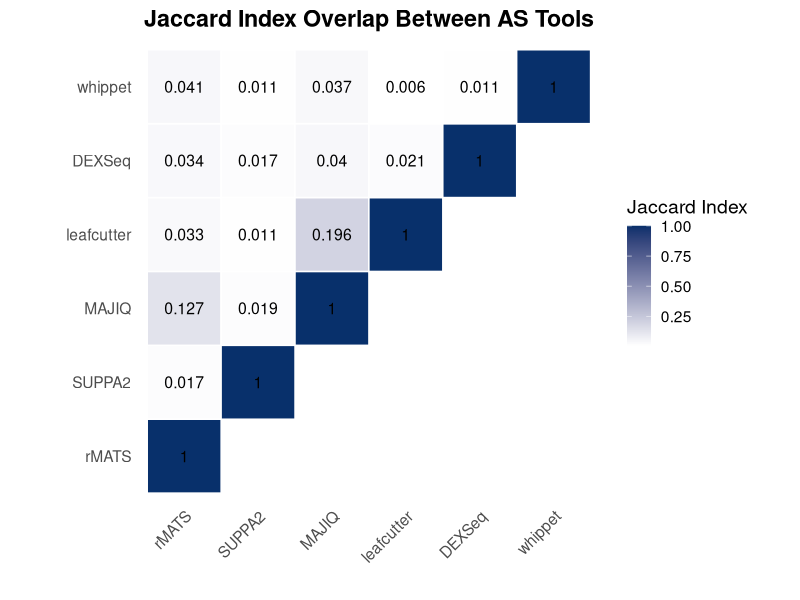
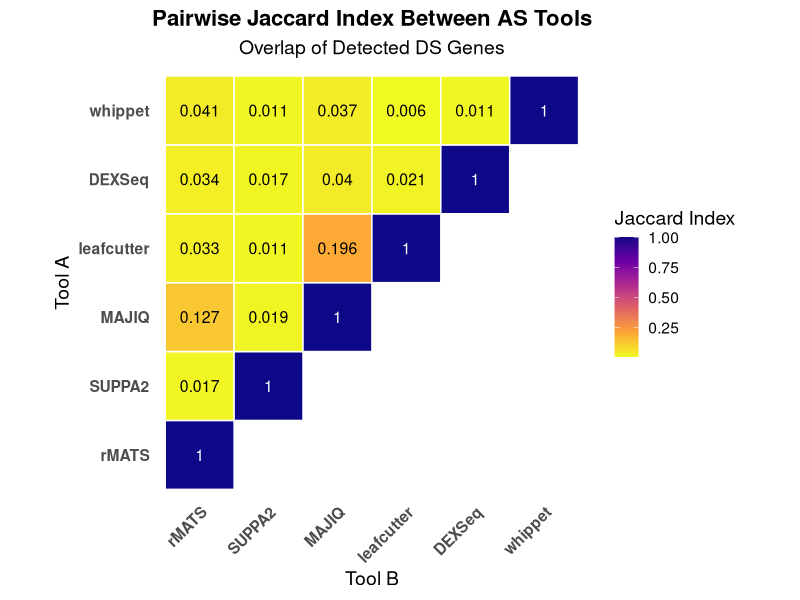
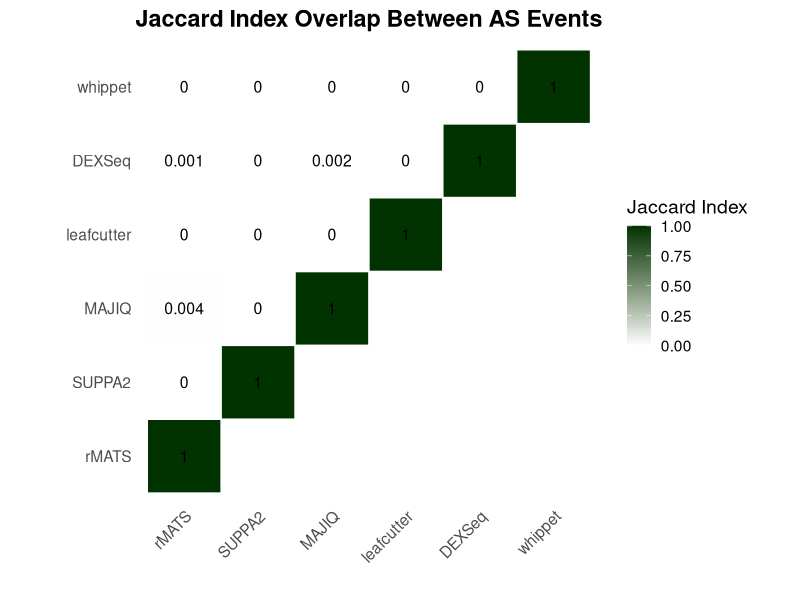
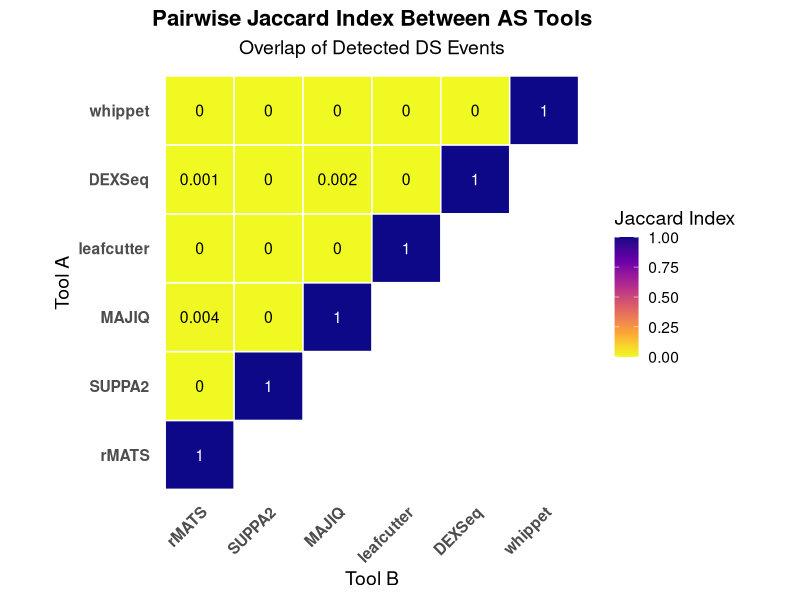

These charts were generated, in order, by the following R code:
# Create a symmetric matrix of Jaccard indices
#HD
jaccard_matrix <- matrix(c(
  1.00, 0.026023392, 0.122657361, 0.014097744, 0.022021116, 0.033758927,
  0.026023392, 1.00, 0.021507169, 0.011940299, 0.012210012, 0.008181818,
  0.122657361, 0.021507169, 1.00, 0.010702572, 0.016071731, 0.02381282,
  0.014097744, 0.011940299, 0.010702572, 1.00, 0.018281536, 0.002059732,
  0.022021116, 0.012210012, 0.016071731, 0.018281536, 1.00, 0.008658009,
  0.033758927, 0.008181818, 0.02381282, 0.002059732, 0.008658009, 1.00
), nrow = 6, byrow = TRUE)

#DS
jaccard_matrix <- matrix(c(
  1.00, 0.011773642, 0.164474975, 0.078414225, 0.070166749, 0.032499415,
  0.011773642, 1.00, 0.013233602, 0.007427678, 0.021538462, 0.003754693,
  0.164474975, 0.013233602, 1.00, 0.074501945, 0.065782631, 0.031085044,
  0.078414225, 0.007427678, 0.074501945, 1.00, 0.03783032, 0.011140672,
  0.070166749, 0.021538462, 0.065782631, 0.03783032, 1.00, 0.019344651,
  0.032499415, 0.003754693, 0.031085044, 0.011140672, 0.019344651, 1.00
), nrow = 6, byrow = TRUE)

#DM
jaccard_matrix <- matrix(c(
  1.00, 0.022511023, 0.140974053, 0.082527748, 0.06576087, 0.027274391,
  0.022511023, 1.00, 0.025824303, 0.031306715, 0.029785156, 0.0137893,
  0.140974053, 0.025824303, 1.00, 0.0935536, 0.077454545, 0.018551873,
  0.082527748, 0.031306715, 0.0935536, 1.00, 0.050420168, 0.015766423,
  0.06576087, 0.029785156, 0.077454545, 0.050420168, 1.00, 0.023148148,
  0.027274391, 0.0137893, 0.018551873, 0.015766423, 0.023148148, 1.00
), nrow = 6, byrow = TRUE)

#ASD
jaccard_matrix <- matrix(c(
  1.00, 0.005834306, 0.080987029, 0.00770077, 0.036376355, 0.010240113,
  0.005834306, 1.00, 0.010200364, 0, 0.021136063, 0.002260398,
  0.080987029, 0.010200364, 1.00, 0.00307574, 0.072316905, 0.012224939,
  0.00770077, 0, 0.00307574, 1.00, 0.002325581, 0.000487329,
  0.036376355, 0.021136063, 0.072316905, 0.002325581, 1.00, 0.007371007,
  0.010240113, 0.002260398, 0.012224939, 0.000487329, 0.007371007, 1.00
), nrow = 6, byrow = TRUE)

#average across all datasets
jaccard_matrix <- matrix(c(
  1.00, 0.017223507, 0.127489823, 0.032519077, 0.034155683, 0.04131882,
  0.017223507, 1.00, 0.018674241, 0.010607774, 0.017472031, 0.011140216,
  0.127489823, 0.018674241, 1.00, 0.1956942, 0.040007657, 0.037459778,
  0.032519077, 0.010607774, 0.1956942, 1.00, 0.021357562, 0.006281453,
  0.034155683, 0.017472031, 0.040007657, 0.021357562, 1.00, 0.011370448,
  0.04131882, 0.011140216, 0.037459778, 0.006281453, 0.011370448, 1.00
), nrow = 6, byrow = TRUE)

rownames(jaccard_matrix) <- colnames(jaccard_matrix) <- c("rMATS", "SUPPA2", "MAJIQ", "leafcutter", "DEXSeq", "whippet")

library(reshape2)
library(ggplot2)
library(dplyr)

# Melt the matrix
melted_jaccard <- melt(jaccard_matrix)

# Filter out the upper triangle
melted_jaccard <- melted_jaccard %>%
  filter(as.numeric(Var1) >= as.numeric(Var2))

# Heatmap with custom gradient and theme
png("~/Documents/Big_Data_Biology/Research_Project/All_datasets_graphs/average_across_all_jaccard_heatmap_avg_all_datasets.png", width = 1100, height = 800, res = 150)
ggplot(melted_jaccard, aes(x = Var2, y = Var1, fill = value)) +
  geom_tile(color = "white", linewidth = 0.5) +
  geom_text(aes(label = round(value, 3)), size = 4, color = "black") +
  scale_fill_gradient(low = "white", high = "#08306b", name = "Jaccard Index") +
  theme_minimal(base_size = 14) +
  labs(title = "Jaccard Index Overlap Between AS Tools", x = "", y = "") +
  theme(
    axis.text.x = element_text(angle = 45, hjust = 1),
    panel.grid = element_blank(),
    plot.title = element_text(hjust = 0.5, face = "bold")
  ) +
  coord_fixed()  # Keep tiles square
dev.off()

#Nice Design
png("~/Documents/Big_Data_Biology/Research_Project/All_datasets_graphs/average_across_all_jaccard_heatmap_colours.png", width = 1100, height = 800, res = 150)
ggplot(melted_jaccard, aes(x = Var2, y = Var1, fill = value)) +
  geom_tile(color = "white", linewidth = 0.5) +
  geom_text(aes(label = round(value, 3), color = value > 0.5), size = 4) +
  scale_fill_viridis_c(option = "C", direction = -1, name = "Jaccard Index") +
  scale_color_manual(values = c("black", "white"), guide = "none") +
  theme_minimal(base_size = 14) +
  labs(
    title = "Pairwise Jaccard Index Between AS Tools",
    subtitle = "Overlap of Detected DS Genes",
    x = "Tool B",
    y = "Tool A"
  ) +
  theme(
    axis.text.x = element_text(angle = 45, hjust = 1, face = "bold"),
    axis.text.y = element_text(face = "bold"),
    plot.title = element_text(hjust = 0.5, face = "bold", size = 16),
    plot.subtitle = element_text(hjust = 0.5),
    panel.grid = element_blank()
  ) +
  coord_fixed()
dev.off()











#repeat for DS events
# Create a symmetric matrix of Jaccard indices
jaccard_matrix <- matrix(c(
  1.00, 0, 0.003819036, 0, 0.000675447, 0,
  0, 1.00, 0, 0, 0, 0,
  0.003819036, 0, 1.00, 0, 0.0015057, 0,
  0, 0, 0, 1.00, 0, 0,
  0.000675447, 0, 0.0015057, 0, 1.00, 0,
  0, 0, 0, 0, 0, 1.00
), nrow = 6, byrow = TRUE)

rownames(jaccard_matrix) <- colnames(jaccard_matrix) <- c("rMATS", "SUPPA2", "MAJIQ", "leafcutter", "DEXSeq", "whippet")

library(reshape2)
library(ggplot2)
library(dplyr)

# Melt the matrix
melted_jaccard <- melt(jaccard_matrix)

# Filter out the upper triangle
melted_jaccard <- melted_jaccard %>%
  filter(as.numeric(Var1) >= as.numeric(Var2))

# Heatmap with custom gradient and theme
png("~/Documents/Big_Data_Biology/Research_Project/All_datasets_graphs/ASD_event_jaccard_heatmap.png", width = 1100, height = 800, res = 150)
ggplot(melted_jaccard, aes(x = Var2, y = Var1, fill = value)) +
  geom_tile(color = "white", linewidth = 0.5) +
  geom_text(aes(label = round(value, 3)), size = 4, color = "black") +
  scale_fill_gradient(low = "white", high = "#003300", name = "Jaccard Index") +
  theme_minimal(base_size = 14) +
  labs(title = "Jaccard Index Overlap Between AS Events", x = "", y = "") +
  theme(
    axis.text.x = element_text(angle = 45, hjust = 1),
    panel.grid = element_blank(),
    plot.title = element_text(hjust = 0.5, face = "bold")
  ) +
  coord_fixed()  # Keep tiles square
dev.off()

#Nicer design
png("~/Documents/Big_Data_Biology/Research_Project/All_datasets_graphs/event_jaccard_heatmap_avg_all_datasets.png", width = 1100, height = 800, res = 150)
ggplot(melted_jaccard, aes(x = Var2, y = Var1, fill = value)) +
  geom_tile(color = "white", linewidth = 0.5) +
  geom_text(aes(label = round(value, 3), color = value > 0.5), size = 4) +
  scale_fill_viridis_c(option = "C", direction = -1, name = "Jaccard Index") +
  scale_color_manual(values = c("black", "white"), guide = "none") +
  theme_minimal(base_size = 14) +
  labs(
    title = "Pairwise Jaccard Index Between AS Tools",
    subtitle = "Overlap of Detected DS Events",
    x = "Tool B",
    y = "Tool A"
  ) +
  theme(
    axis.text.x = element_text(angle = 45, hjust = 1, face = "bold"),
    axis.text.y = element_text(face = "bold"),
    plot.title = element_text(hjust = 0.5, face = "bold", size = 16),
    plot.subtitle = element_text(hjust = 0.5),
    panel.grid = element_blank()
  ) +
  coord_fixed()
dev.off()
